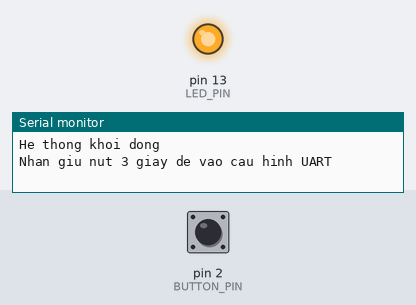
A sketch run on a simulated Arduino Uno, built with avr-gcc and run on an emulated ATmega328P. On the bench: output pins drawn as LEDs (lit = HIGH), the last lines printed to the serial monitor. Dashed ring = blinking. Inputs (shaded band) come from the test bench; at power-on: pin 2 (BUTTON_PIN) HIGH.

Above: at 1.2 s.
1.3 s: pin 2 (BUTTON_PIN) pulled LOW for 3.2 s
At 4.9 s:
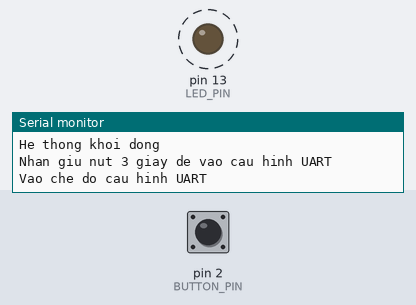
7.5 s: pin 2 (BUTTON_PIN) pulsed LOW 5 times (0.12 s each, 0.3 s apart)
10.9 s: pin 2 (BUTTON_PIN) pulled LOW for 1 s
At 12.9 s:
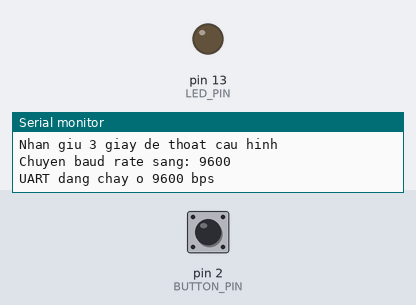
Timing chart, 0 to 14.6 s (numbered marks = the images above; inputs shaded):
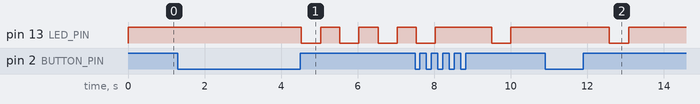

The sketch:

sketch_sep3a.ino
```cpp
const byte BUTTON_PIN = 2;
const byte LED_PIN = 13;

const unsigned long HOLD_TIME = 3000;
const unsigned long DOUBLE_CLICK_TIME = 650;

unsigned long currentBaud = 9600;
bool configMode = false;

// Mach LED: VCC -> R -> LED -> D13
// D13 = LOW thi LED sang.
void ledOn() {
  digitalWrite(LED_PIN, LOW);
}

void ledOff() {
  digitalWrite(LED_PIN, HIGH);
}

void blinkLed(byte times, unsigned int intervalMs) {
  for (byte i = 0; i < times; i++) {
    ledOn();
    delay(intervalMs);
    ledOff();
    delay(intervalMs);
  }
}

// Goi ham nay chi sau khi da xac nhan nut dang duoc nhan.
// Tra ve thoi gian nut duoc giu.
unsigned long waitButtonRelease() {
  unsigned long pressStart = millis();

  while (digitalRead(BUTTON_PIN) == LOW) {
    delay(10);
  }

  delay(30); // chong doi nut
  return millis() - pressStart;
}

void setBaudRate(unsigned long baud) {
  Serial.print("Chuyen baud rate sang: ");
  Serial.println(baud);
  Serial.flush();

  currentBaud = baud;
  Serial.begin(currentBaud);

  Serial.print("UART dang chay o ");
  Serial.print(currentBaud);
  Serial.println(" bps");
}

void enterConfigMode() {
  configMode = true;

  Serial.println("Vao che do cau hinh UART");
  blinkLed(4, 500);

  Serial.println("Nhan 1 lan: 9600 bps");
  Serial.println("Nhan 2 lan: 115200 bps");
  Serial.println("Nhan giu 3 giay de thoat cau hinh");
}

void exitConfigMode() {
  configMode = false;

  Serial.println("Thoat cau hinh, ve che do van hanh");
  blinkLed(2, 500);
}

void handleConfigMode() {
  if (digitalRead(BUTTON_PIN) != LOW) {
    return;
  }

  delay(30);
  if (digitalRead(BUTTON_PIN) != LOW) {
    return;
  }

  // Lan nhan dau tien
  unsigned long pressTime = waitButtonRelease();

  // Nhan giu 3 giay: thoat che do cau hinh
  if (pressTime >= HOLD_TIME) {
    exitConfigMode();
    return;
  }

  // Cho 650 ms de kiem tra co lan nhan thu hai khong
  unsigned long waitStart = millis();

  while (millis() - waitStart < DOUBLE_CLICK_TIME) {
    if (digitalRead(BUTTON_PIN) == LOW) {
      delay(30);

      if (digitalRead(BUTTON_PIN) == LOW) {
        unsigned long secondPressTime = waitButtonRelease();

        if (secondPressTime >= HOLD_TIME) {
          exitConfigMode();
          return;
        }

        // Nhan 2 lan: 115200 bps
        blinkLed(2, 500);
        setBaudRate(115200);
        return;
      }
    }
  }

  // Chi nhan 1 lan: 9600 bps
  blinkLed(1, 500);
  setBaudRate(9600);
}

void setup() {
  pinMode(BUTTON_PIN, INPUT_PULLUP);
  pinMode(LED_PIN, OUTPUT);

  ledOff();

  Serial.begin(currentBaud);
  Serial.println("He thong khoi dong");
  Serial.println("Nhan giu nut 3 giay de vao cau hinh UART");
}

void loop() {
  if (!configMode) {
    if (digitalRead(BUTTON_PIN) == LOW) {
      delay(30);

      if (digitalRead(BUTTON_PIN) == LOW) {
        unsigned long pressTime = waitButtonRelease();

        if (pressTime >= HOLD_TIME) {
          enterConfigMode();
        }
      }
    }
  } else {
    handleConfigMode();
  }
}
```

Measured:
- after the input at 1.3 s, pin 13 (LED_PIN): alternates HIGH for 0.50 s and LOW for 0.50 s, starting after 3.2 s
- after the input at 10.9 s, pin 13 (LED_PIN): HIGH → LOW after 1.7 s, → HIGH 0.50 s later
